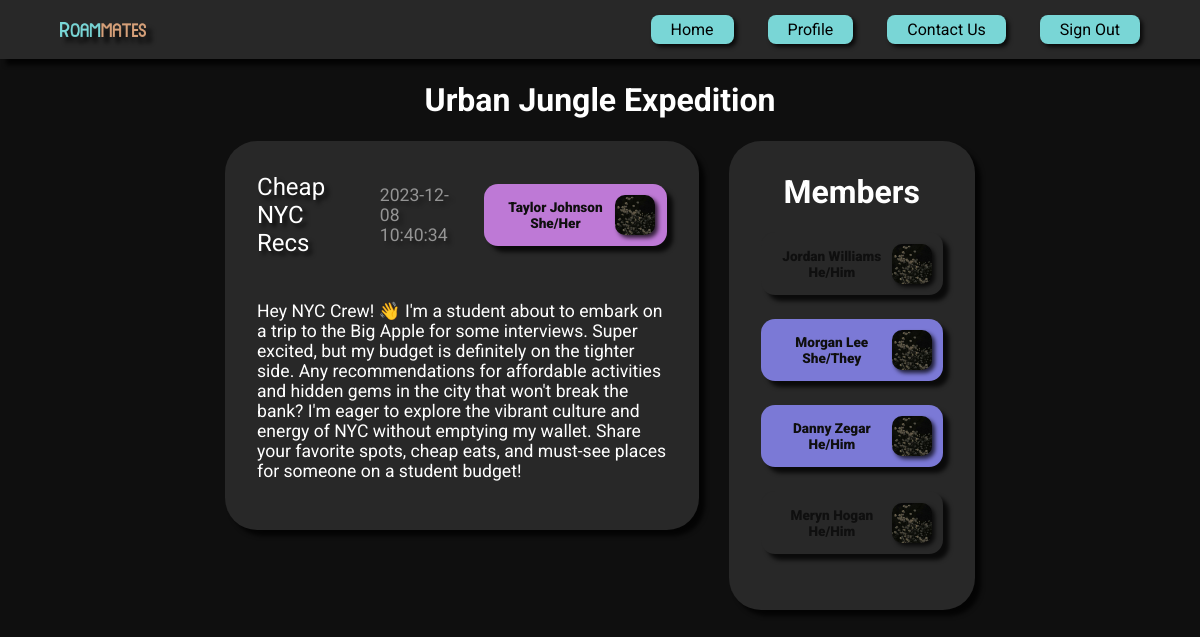
The page /server/3/group on the database its author committed.
### tables this page shows
CREATE TABLE Groups (
    id INTEGER PRIMARY KEY AUTOINCREMENT,
    title TEXT NOT NULL,
    location TEXT,
    description TEXT,
    avatar BLOB
);

CREATE TABLE Posts (
    id INTEGER PRIMARY KEY AUTOINCREMENT,
    group_id INTEGER NOT NULL,
    created_at TEXT NOT NULL,
    author INTEGER NOT NULL,
    title TEXT NOT NULL,
    content TEXT,
    FOREIGN KEY(group_id) REFERENCES Groups(id),
    FOREIGN KEY(author) REFERENCES Users(id)
);

CREATE TABLE "Users" (
	"id"	INTEGER,
	"created_at"	TEXT NOT NULL,
	"email"	TEXT NOT NULL,
	"name"	TEXT,
	"pronouns"	TEXT,
	"bio"	TEXT,
	"avatar"	BLOB,
	"color"	TEXT,
	PRIMARY KEY("id" AUTOINCREMENT)
);

### flaskr/server.py (the view, shortened to what this page needs)
@bp.route("/<int:group_id>/group", methods=['GET', 'POST'])
def group(group_id):
    db = get_db()
    db.row_factory = sqlite3.Row
    group_info = db.execute(
        """
        SELECT *
        FROM Groups
        WHERE id = ?
        """, (group_id,)
    ).fetchall()
    posts = db.execute(
        """
        SELECT
            Posts.id AS post_id,
            Posts.title,
            Posts.content,
            Posts.created_at,
            Users.name AS author_name,
            Users.color AS author_color,
            Users.pronouns AS author_pronouns
        FROM
            Posts
        JOIN Users ON Posts.author = Users.id
        WHERE
            Posts.group_id = ?
        """, (group_id,)
    ).fetchall()
    members = db.execute(
        """
        SELECT *
        FROM Users
        JOIN GroupMembers ON Users.id = GroupMembers.user_id
        WHERE GroupMembers.group_id = ?
        """, (group_id,)
    ).fetchall()
    comments = {}
    for post in posts:
        post_comments = db.execute(
            """
            SELECT
                Comments.id AS comment_id,
                Comments.content AS comment_content,
                Comments.created_at AS comment_created_at,
                Users.name AS user_name,
                Users.color AS user_color,
                Users.pronouns AS user_pronouns
            FROM
                Comments
            JOIN Users ON Comments.user_id = Users.id
            WHERE
                Comments.post_id = ?
            """, (post[0],)
        ).fetchall()
        comments[f'{post[0]}'] = post_comments
    posts_formatted = {}
    for post in posts:
        posts_formatted[f'{post[0]}'] = post
    return render_template("/server/group.html",
                           group_id=group_id, group_info=group_info, posts=posts, members=members, comments=comments)

### flaskr/__init__.py (called while the page is built)
def create_app(test_config=None):
    app = Flask(__name__)
    app.secret_key = env.get("APP_SECRET_KEY")
    app.database = os.path.join(app.instance_path, 'flaskr.sqlite')
    app.config['DATABASE'] = os.path.join(app.instance_path, 'flaskr.sqlite')
    try:
        os.makedirs(app.instance_path)
    except OSError:
        pass
    from . import db
    db.init_app(app)
    from . import server
    app.register_blueprint(server.bp)
    app.add_url_rule('/', endpoint='server.login_page')
    @app.context_processor
    def utility_functions():
        def print_in_console(message):
            print(str(message))
        return dict(mdebug=print_in_console)
    return app

### flaskr/db.py (called while the page is built)
def get_db():
    if 'db' not in g:
        g.db = sqlite3.connect(
            current_app.config['DATABASE'],
            detect_types=sqlite3.PARSE_DECLTYPES
        )
        g.db.row_factory = sqlite3.Row
    return g.db

### flaskr/templates/server/group.html (shortened to what this page needs)
{% extends 'base.html' %}
{% from 'components.html' import navbar, contact_card, post_card, member_list_card, expanded_post_card %}
{% block content %}
{{ navbar() }}
<header>
    <h1 id="title">{{ group_info[0][1] }}</h1>
</header>
<div class="columns-container">
    <div class="posts-list">
        {% for post in posts %}
            {{ post_card(post) }}
        {% endfor %}
    </div>
    <div class="member-list-container">
        {{ member_list_card(members) }}
    </div>
</div>
{% endblock %}

### flaskr/templates/components.html (shortened to what this page needs)
{% macro navbar() -%}
<nav>
    <img id="logo" src="{{ url_for('static', filename='/assets/Roammates Logo.png') }}" alt="">
    <ul>
        <li><a href="/server/groups_list"><button class="banner"><img src="" alt="">Home</button></a></li>
        <li><a href="/server/profile"><button class="banner"><img src="" alt="">Profile</button></a></li>
        <li><button id="contact-button" class="banner"><img src="" alt="">Contact Us</button></li>
        <li><a href="/server/logout"><button class="banner"><img src="" alt="">Sign Out</button></a></li>
    </ul>
</nav>
{%- endmacro %}
{% macro member_card(color, name, pronouns) -%}
<div id="member-container">
    <div class="card {{ color }} member">
        <div id="name-pronouns">
            <p>{{ name }}</p>
            <p>{{ pronouns }}</p>
        </div>
        <div id="avatar">
            <img src="{{ url_for('static', filename='/assets/Profile Avatar.jpg') }}" alt="">
        </div>
    </div>
</div>
{%- endmacro %}
{% macro member_list_card(members) -%}
<div>
    <div class="card member-list">
        <h1>Members</h1>
        {% for i in range(members | length) %}
            {{ member_card(members[i][7], members[i][3], members[i][4]) }}
        {% endfor %}
    </div>
</div>
{%- endmacro %}
{% macro post_card(post) -%}
<div>
    <div class="card post" id="post-{{ post[0] }}">
        <ul>
            <li class="primary">{{ post[1] }}</li>
            <li class="secondary">{{ post[3] }}</li>
            {{ member_card(post[5], post[4], post[6]) }}
        </ul>
        <p>{{ post[2] }}</p>
    </div>
</div>
{%- endmacro %}

### flaskr/static/layouts/styles.css (style rules this page uses)
:root { --black: #0F0F0F; --dark-grey: #282828; --light-grey: #545454; --blue: #79D6D6; --orange: #D6A079; --green: #79D69E; --purple: #7B79D6; --pink: #BE79D6; --red: #D67979; }
body { background-color: var(--black); margin-top: 60px; font-family: 'Roboto', sans-serif; color: white; overflow: auto; }
button { font-family: 'Roboto', sans-serif; font-size: 1em; border: 0; cursor: pointer; filter: brightness(1) drop-shadow(3px 3px 2px rgba(0, 0, 0, 0.75)); transition: all 0.2s; }
.banner { background-color: var(--blue); padding: 5px 20px; border-radius: 8px; color: black; }
nav { background-color: var(--dark-grey); padding: 15px 60px; filter: drop-shadow(6px 6px 2px rgba(0, 0, 0, 0.75)); position: fixed; left: 0; right: 0; top: 0; z-index: 1; display: flex; align-items: center; justify-content: space-between; }
nav #logo { float: left; max-width: 8%; align-content: center; filter: drop-shadow(6px 6px 2px rgba(0, 0, 0, 0.75)); }
nav ul { list-style: none; padding: 0; margin: 0; text-align: right; }
nav li { display: inline-block; margin-left: 30px; }
nav a { text-decoration: none; color: white; display: inline-block; }
.card { background-color: var(--dark-grey); color: white; padding: 2em; border-radius: 2em; filter: brightness(1) drop-shadow(6px 6px 2px rgba(0, 0, 0, 0.75)); overflow: auto; }
.purple { background-color: var(--purple); }
.pink { background-color: var(--pink); }
.post { margin-bottom: 2em; filter: brightness(1) drop-shadow(6px 6px 2px rgba(0, 0, 0, 0.75)); transition: all 0.2s; }
.post ul { list-style-type: none; display: flex; align-items: center; justify-content: space-between; margin: 0; padding: 0; }
.post li { margin-right: 1.5em; font-size: 1.5em; filter: brightness(100%) drop-shadow(4px 4px 2px rgba(0, 0, 0, 0.75)); }
.post p { margin-top: 0.4em; margin-bottom: 0; padding: 0; font-size: 1.1em; margin-top: 2.5em; margin-bottom: 1em; }
.post .secondary { opacity: 0.5; font-size: 1.1em; }
.member-list .member { margin-bottom: 1.5em; }
.member-list h1 { text-align: center; margin-top: 0; }
.member { width: 10em; display: flex; padding: 0.7em; height: 2.5em; border-radius: 14px; }
.member p { margin: 0; font-size: 0.85em; font-weight: 1000; color: var(--black); }
#name-pronouns { display: flex; flex-direction: column; align-items: center; justify-content: center; width: 100%; }
.member img { max-height: 40px; max-width: 40px; border-radius: 25%; filter: drop-shadow(3px 3px 2px rgba(0, 0, 0, 0.75)); }
.member #avatar { display: flex; align-items: center; }

### flaskr/templates/server/group.html (style rules this page uses)
body { display: flex; flex-direction: column; align-items: center; }
.columns-container { display: flex; justify-content: center; align-items: flex-start; width: 100%; }
.posts-list { display: block; width: 40%; margin-right: 30px; }
.member-list-container { display: flex; flex-direction: column; align-items: center; justify-content: center; }

### rows shown on the page
Groups: title "Urban Jungle Expedition"
Posts: title "Cheap NYC Recs", created_at "2023-12-08 10:40:34", content "Hey NYC Crew! 👋 I'm a student about to embark on a trip to the Big Apple for some interviews. Super excited, but my budget is definitely on the tighter side. Any recommendations for affordable activities and hidden gems in the city that won't break the bank? I'm eager to explore the vibrant culture and energy of NYC without emptying my wallet. Share your favorite spots, cheap eats, and must-see places for someone on a student budget!"
Users: name "Taylor Johnson", pronouns "She/Her"
Users: name "Jordan Williams", pronouns "He/Him"
Users: name "Morgan Lee", pronouns "She/They"
Users: name "Danny Zegar", pronouns "He/Him"
Users: name "Meryn Hogan", pronouns "He/Him"
